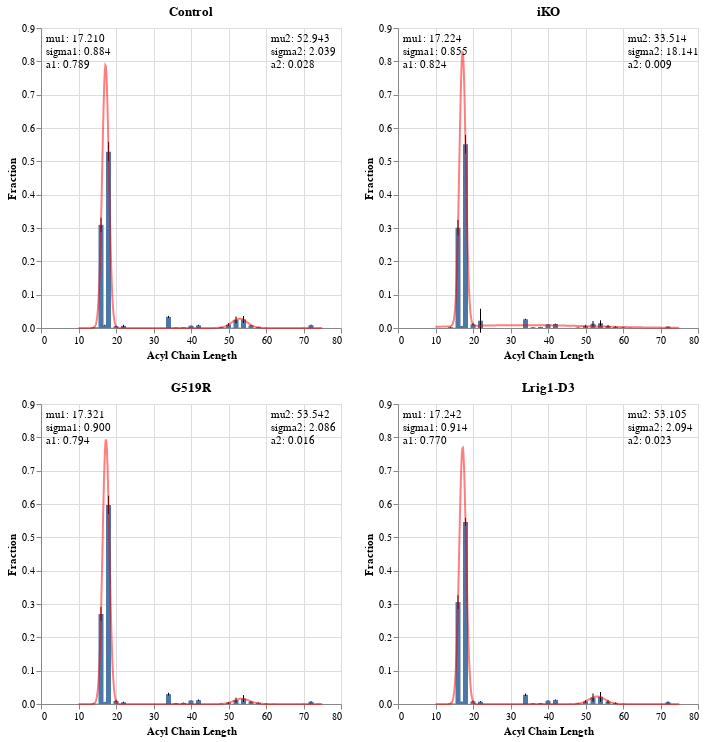

Source (notebook cell):
### Markdown cell above
#### Bimodal Gaussian

### Code cell
chart_list = []
def gauss(x,mu,sigma,A):
    return A*np.exp(-(x-mu)**2/(2*sigma**2))

def bimodal(x,mu1,sigma1,A1,mu2,sigma2,A2):
    return gauss(x,mu1,sigma1,A1)+gauss(x,mu2,sigma2,A2)

for protein in ptnstd['Mutation'].unique():
    source = ptnstd[ptnstd['Mutation'] == protein]
    
    # create error bars
    err = alt.Chart(source).mark_errorbar(extent='stdev').encode(
        x='Acyl Chain Length:Q',
        y='Fraction:Q',
    )
    
    # create histogram
    bar = alt.Chart(source).mark_bar().encode(
        x='Acyl Chain Length:Q',
        y=alt.Y('mean(Fraction):Q').scale(domain=[0,.9]),
    ).properties(title=protein)
    
    # create gaussian
    x = ptns[(ptns['Acyl Chain Length'] % 2 == 0)]['Acyl Chain Length']
    y = ptns[protein].loc[x.index]
    
    # expected vals
    x1 = x[(x <= 20)]
    y1 = ptns[protein].loc[x1.index]
    x2 = x[(x >= 50) & (x <= 60)]
    y2 = ptns[protein].loc[x2.index]
    
    n1 = sum(y1)
    mean1 = sum(x1*y1)/n1                  
    sigma1 = sum(y1*(x1-mean1)**2)/n1
    a1 = max(y1)
    
    n2 = sum(y2)                         
    mean2 = sum(x2*y2)/n2                  
    sigma2 = sum(y2*(x2-mean2)**2)/n2
    a2=max(y2)
    
    expected = [mean1, sigma1, a1, mean2, sigma2, a2]
    # print(protein, expected)
    
    popt,pcov = curve_fit(bimodal,x,y,p0=expected)
    
    xx = np.linspace(10, 75, 500)
    
    s = pd.DataFrame({'Acyl Chain Length':xx, 'y':bimodal(xx, *popt)})
    
    gaus = alt.Chart(s).mark_line(color='red', opacity=0.5).encode(
        x='Acyl Chain Length:Q',
        y='y:Q'
    )
    
    text1 = alt.Chart({'values':[{}]}).mark_text(
        align="left", baseline="top"
    ).encode(
        x=alt.value(5),  # pixels from left
        y=alt.value(5),  # pixels from top
        text=alt.value([f"mu1: {popt[0]:.3f}", f"sigma1: {popt[1]:.3f}", f"a1: {popt[2]:.3f}"])
    )
    
    text2 = alt.Chart({'values':[{}]}).mark_text(
        align="left", baseline="top"
    ).encode(
        x=alt.value(230),  # pixels from left
        y=alt.value(5),  # pixels from top
        text=alt.value([f"mu2: {popt[3]:.3f}", f"sigma2: {popt[4]:.3f}", f"a2: {popt[5]:.3f}"])
    )
    
    # append to chart list
    chart = bar + err + gaus + text1 + text2
    
    chart_list.append(chart)
    
ss_bimodal = alt.hconcat(*chart_list[:2]) & alt.hconcat(*chart_list[2:])
ss_bimodal.save('graphs/dgat/chain_length/BimodalHistogram_SidebySide.png', ppi=300)
ss_bimodal

### Figure 1 — Vega-Lite specification as saved in the notebook (floating-point values rounded to 4 significant figures; data arrays with more than 128 entries replaced by an {"elided": "..."} marker saying what was removed)
{"config": {"view": {"continuousWidth": 300, "continuousHeight": 300}}, "vconcat": [{"hconcat": [{"layer": [{"mark": {"type": "bar"}, "encoding": {"x": {"field": "Acyl Chain Length", "type": "quantitative"}, "y": {"aggregate": "mean", "field": "Fraction", "scale": {"domain": [0, 0.9]}, "type": "quantitative"}}, "title": "Control"}, {"mark": {"type": "errorbar", "extent": "stdev"}, "encoding": {"x": {"field": "Acyl Chain Length", "type": "quantitative"}, "y": {"field": "Fraction", "type": "quantitative"}}}, {"data": {"name": "data-64405d1cd88d64e5164e4e25af7a4416"}, "mark": {"type": "line", "color": "red", "opacity": 0.5}, "encoding": {"x": {"field": "Acyl Chain Length", "type": "quantitative"}, "y": {"field": "y", "type": "quantitative"}}}, {"data": {"name": "empty"}, "mark": {"type": "text", "align": "left", "baseline": "top"}, "encoding": {"text": {"value": ["mu1: 17.210", "sigma1: 0.884", "a1: 0.789"]}, "x": {"value": 5}, "y": {"value": 5}}}, {"data": {"name": "empty"}, "mark": {"type": "text", "align": "left", "baseline": "top"}, "encoding": {"text": {"value": ["mu2: 52.943", "sigma2: 2.039", "a2: 0.028"]}, "x": {"value": 230}, "y": {"value": 5}}}], "data": {"name": "data-ae6568f9eb2b59984dd029afb8dd1912"}}, {"layer": [{"mark": {"type": "bar"}, "encoding": {"x": {"field": "Acyl Chain Length", "type": "quantitative"}, "y": {"aggregate": "mean", "field": "Fraction", "scale": {"domain": [0, 0.9]}, "type": "quantitative"}}, "title": "iKO"}, {"mark": {"type": "errorbar", "extent": "stdev"}, "encoding": {"x": {"field": "Acyl Chain Length", "type": "quantitative"}, "y": {"field": "Fraction", "type": "quantitative"}}}, {"data": {"name": "data-65981cea38772c899de9f9b40c139450"}, "mark": {"type": "line", "color": "red", "opacity": 0.5}, "encoding": {"x": {"field": "Acyl Chain Length", "type": "quantitative"}, "y": {"field": "y", "type": "quantitative"}}}, {"data": {"name": "empty"}, "mark": {"type": "text", "align": "left", "baseline": "top"}, "encoding": {"text": {"value": ["mu1: 17.224", "sigma1: 0.855", "a1: 0.824"]}, "x": {"value": 5}, "y": {"value": 5}}}, {"data": {"name": "empty"}, "mark": {"type": "text", "align": "left", "baseline": "top"}, "encoding": {"text": {"value": ["mu2: 33.514", "sigma2: 18.141", "a2: 0.009"]}, "x": {"value": 230}, "y": {"value": 5}}}], "data": {"name": "data-08bf4995da24a0ed7c64b8c0f376be4d"}}]}, {"hconcat": [{"layer": [{"mark": {"type": "bar"}, "encoding": {"x": {"field": "Acyl Chain Length", "type": "quantitative"}, "y": {"aggregate": "mean", "field": "Fraction", "scale": {"domain": [0, 0.9]}, "type": "quantitative"}}, "title": "G519R"}, {"mark": {"type": "errorbar", "extent": "stdev"}, "encoding": {"x": {"field": "Acyl Chain Length", "type": "quantitative"}, "y": {"field": "Fraction", "type": "quantitative"}}}, {"data": {"name": "data-d4d196a5aedb95e1bf8d20dbb8e2ab9a"}, "mark": {"type": "line", "color": "red", "opacity": 0.5}, "encoding": {"x": {"field": "Acyl Chain Length", "type": "quantitative"}, "y": {"field": "y", "type": "quantitative"}}}, {"data": {"name": "empty"}, "mark": {"type": "text", "align": "left", "baseline": "top"}, "encoding": {"text": {"value": ["mu1: 17.321", "sigma1: 0.900", "a1: 0.794"]}, "x": {"value": 5}, "y": {"value": 5}}}, {"data": {"name": "empty"}, "mark": {"type": "text", "align": "left", "baseline": "top"}, "encoding": {"text": {"value": ["mu2: 53.542", "sigma2: 2.086", "a2: 0.016"]}, "x": {"value": 230}, "y": {"value": 5}}}], "data": {"name": "data-7e6cecd3f24fe41e81915c618d19512d"}}, {"layer": [{"mark": {"type": "bar"}, "encoding": {"x": {"field": "Acyl Chain Length", "type": "quantitative"}, "y": {"aggregate": "mean", "field": "Fraction", "scale": {"domain": [0, 0.9]}, "type": "quantitative"}}, "title": "Lrig1-D3"}, {"mark": {"type": "errorbar", "extent": "stdev"}, "encoding": {"x": {"field": "Acyl Chain Length", "type": "quantitative"}, "y": {"field": "Fraction", "type": "quantitative"}}}, {"data": {"name": "data-1bf4479cbcf1761a14b65de34de9dbcc"}, "mark": {"type": "line", "color": "red", "opacity": 0.5}, "encoding": {"x": {"field": "Acyl Chain Length", "type": "quantitative"}, "y": {"field": "y", "type": "quantitative"}}}, {"data": {"name": "empty"}, "mark": {"type": "text", "align": "left", "baseline": "top"}, "encoding": {"text": {"value": ["mu1: 17.242", "sigma1: 0.914", "a1: 0.770"]}, "x": {"value": 5}, "y": {"value": 5}}}, {"data": {"name": "empty"}, "mark": {"type": "text", "align": "left", "baseline": "top"}, "encoding": {"text": {"value": ["mu2: 53.105", "sigma2: 2.094", "a2: 0.023"]}, "x": {"value": 230}, "y": {"value": 5}}}], "data": {"name": "data-f1fa92f12ee7e81be9382e91ffde5cd5"}}]}], "$schema": "https://vega.github.io/schema/vega-lite/v5.17.0.json", "datasets": {"data-ae6568f9eb2b59984dd029afb8dd1912": {"elided": "210 records"}, "data-64405d1cd88d64e5164e4e25af7a4416": {"elided": "500 records"}, "empty": [{}], "data-08bf4995da24a0ed7c64b8c0f376be4d": {"elided": "252 records"}, "data-65981cea38772c899de9f9b40c139450": {"elided": "500 records"}, "data-7e6cecd3f24fe41e81915c618d19512d": {"elided": "210 records"}, "data-d4d196a5aedb95e1bf8d20dbb8e2ab9a": {"elided": "500 records"}, "data-f1fa92f12ee7e81be9382e91ffde5cd5": {"elided": "168 records"}, "data-1bf4479cbcf1761a14b65de34de9dbcc": {"elided": "500 records"}}}
